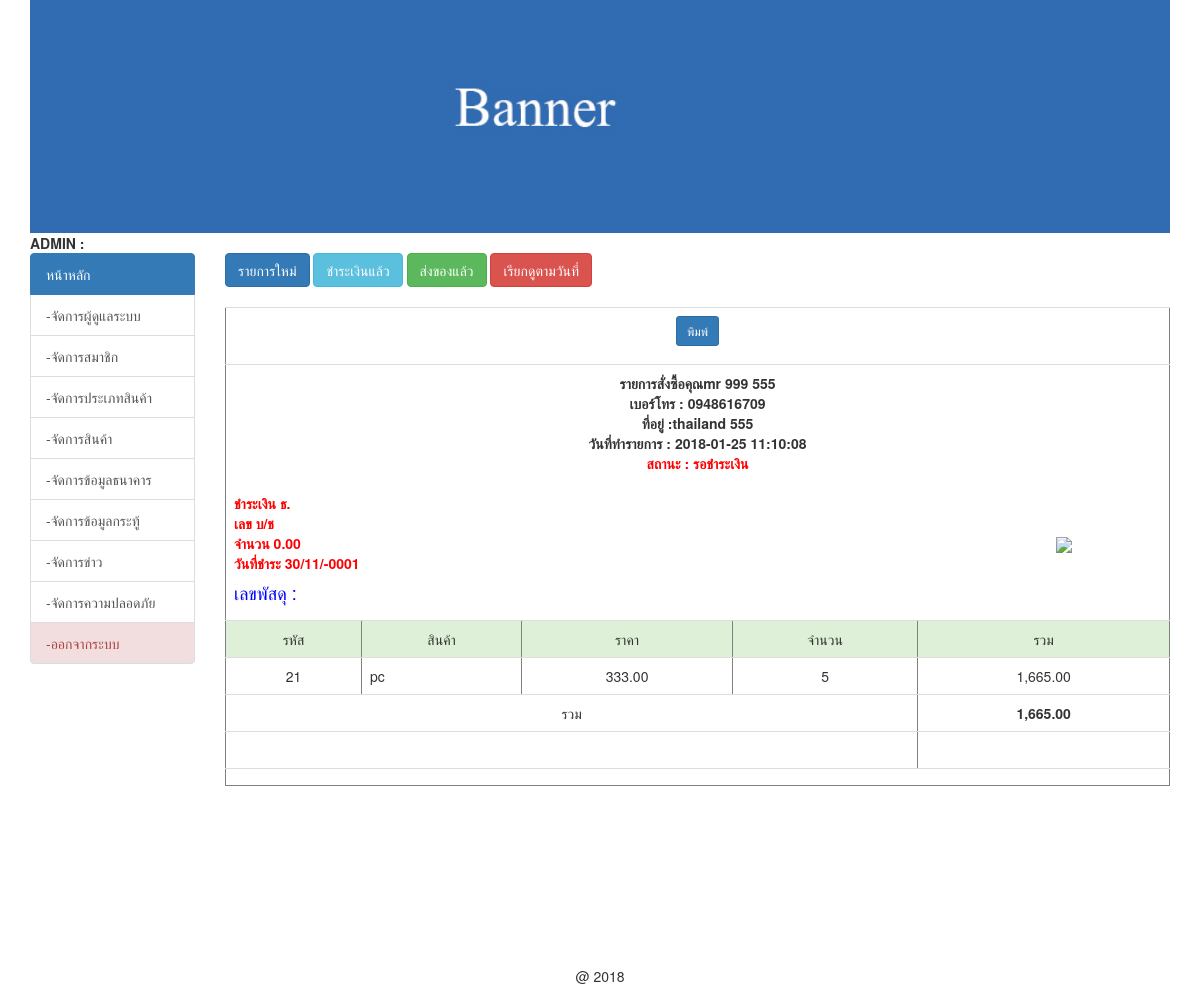
The app's page /backend/index.php?order_id=0000000011&act=show-order (signed in) with its own data.
### tables this page shows
CREATE TABLE `tbl_order` (
  `order_id` int(10) unsigned zerofill NOT NULL auto_increment,
  `mem_id` int(11) NOT NULL,
  `name` varchar(100) NOT NULL,
  `address` varchar(500) NOT NULL,
  `email` varchar(100) NOT NULL,
  `phone` varchar(20) NOT NULL,
  `order_status` int(1) NOT NULL,
  `pay_slip` varchar(200) default NULL,
  `b_name` varchar(100) default NULL COMMENT 'ชื่อธนาคาร',
  `b_number` varchar(20) default NULL COMMENT 'เลข บช',
  `pay_date` date default NULL,
  `pay_amount` float(10,2) default NULL,
  `postcode` varchar(30) default NULL,
  `order_date` datetime NOT NULL,
  PRIMARY KEY  (`order_id`)
);

CREATE TABLE `tbl_member` (
  `mem_id` int(8) NOT NULL auto_increment,
  `mem_name` varchar(50) NOT NULL,
  `mem_address` varchar(255) NOT NULL,
  `mem_tel` varchar(10) NOT NULL,
  `mem_username` varchar(20) NOT NULL,
  `mem_password` varchar(20) NOT NULL,
  `mem_email` varchar(20) NOT NULL,
  `dateinsert` timestamp NOT NULL default CURRENT_TIMESTAMP,
  PRIMARY KEY  (`mem_id`)
);

CREATE TABLE `tbl_order_detail` (
  `d_id` int(10) NOT NULL auto_increment,
  `order_id` int(11) NOT NULL,
  `p_id` int(11) NOT NULL,
  `p_name` varchar(200) default NULL,
  `p_c_qty` int(11) NOT NULL,
  `total` float NOT NULL,
  PRIMARY KEY  (`d_id`)
);

CREATE TABLE `tbl_product` (
  `p_id` int(11) NOT NULL auto_increment,
  `t_id` int(11) NOT NULL,
  `p_name` varchar(200) NOT NULL,
  `p_detial` text NOT NULL,
  `p_price` float(10,2) NOT NULL,
  `p_unit` varchar(20) NOT NULL,
  `p_img1` varchar(200) NOT NULL,
  `p_img2` varchar(100) default NULL,
  `p_view` int(11) NOT NULL,
  `p_qty` int(11) default NULL,
  `date_save` timestamp NOT NULL default CURRENT_TIMESTAMP,
  PRIMARY KEY  (`p_id`)
);

### backend/mm.php (called while the page is built, shortened)
<?php
if (!function_exists("GetSQLValueString")) {
function GetSQLValueString($theValue, $theType, $theDefinedValue = "", $theNotDefinedValue = "")
{
  $theValue = function_exists("mysql_real_escape_string") ? mysql_real_escape_string($theValue) : mysql_escape_string($theValue);
  switch ($theType) {
    case "text":
      $theValue = ($theValue != "") ? "'" . $theValue . "'" : "NULL";
      break;
    case "long":
    case "int":
      $theValue = ($theValue != "") ? intval($theValue) : "NULL";
      break;
  }
  return $theValue;
}
}
?>

### backend/detail_order_afer_cartdone.php (the view, shortened to what this page needs)
<?php
$colname_cartdone = "-1";
if (isset($_GET['order_id'])) {
  $colname_cartdone = $_GET['order_id'];
}
$query_cartdone = sprintf("
SELECT * FROM
tbl_order as o,
tbl_order_detail as d,
tbl_product as p,
tbl_member  as m
WHERE o.order_id = %s
AND o.order_id=d.order_id
AND d.p_id=p.p_id
AND o.mem_id = m.mem_id
ORDER BY o.order_date ASC", GetSQLValueString($colname_cartdone, "int"));
$cartdone = mysql_query($query_cartdone, $condb) or die(mysql_error());
$row_cartdone = mysql_fetch_assoc($cartdone);
?>
<table width="700" border="1" align="center" class="table">
  <tr>
    <td colspan="5" align="center"> <p align="center"> <button class="btn btn-primary btn-sm" onclick="window.print()"> พิมพ์ </button>  </p></td>
  </tr>
  <tr>
      <td width="1558" colspan="5" align="center">
      <strong>รายการสั่งซื้อคุณ<?php echo $row_cartdone['mem_name'];?>    <br />
      เบอร์โทร :  <?php echo $row_cartdone['phone'];?> <br />
      ที่อยู่ :<?php echo $row_cartdone['address'];?>  <br />
      วันที่ทำรายการ :   <?php echo $row_cartdone['order_date'];?> <br />
      <font color="red">  สถานะ :
	  <?php
	  include('status.php');
	  ?>
	  <br />
      </font></strong>
      <table width="100%" border="0" cellspacing="0" cellpadding="0">
        <tr>
          <td align="left" valign="top">
          <strong><font color="red"><br />
ชำระเงิน ธ.<?php echo $row_cartdone['b_name'];?> <br />
เลข บ/ช <?php echo $row_cartdone['b_number'];?> <br />
จำนวน <?php echo $row_cartdone['pay_amount'];?><br />
วันที่ชำระ <?php echo date('d/m/Y',strtotime($row_cartdone['pay_date']));?></font><br />
<h4 style="color:blue">
เลขพัสดุ :  <?php echo $row_cartdone['postcode'];?>
</h4>
          </td>
          <td><strong><font color="red">
          <img src="../pimg/<?php echo $row_cartdone['pay_slip'];?>"  width="200px"/></font></strong></td>
        </tr>
      </table>
      </td>
  </tr>
    <tr class="success">
    <td align="center">รหัส</td>
      <td align="center">สินค้า</td>
      <td align="center">ราคา</td>
      <td align="center">จำนวน</td>
      <td align="center">รวม</td>
    </tr>
    <?php do { ?>
    <tr>
      <td align="center"><?php echo $row_cartdone['d_id'];?></td>
      <td><?php echo $row_cartdone['p_name'];?></td>
      <td align="center"><?php echo $row_cartdone['p_price'];?></td>
      <td align="center"><?php echo $row_cartdone['p_c_qty'];?></td>
      <td align="center"><?php echo number_format($row_cartdone['total'],2);?></td>
    </tr>
		<?php
        $sum	= $row_cartdone['p_price']*$row_cartdone['p_c_qty'];
        $total	+= $sum;
        ?>
	<?php } while ($row_cartdone = mysql_fetch_assoc($cartdone)); ?>
    <tr>
      <td colspan="4" align="center">รวม</td>
      <td align="center"><b> <?php echo number_format($total,2);?></b></td>
    </tr>
    <tr>
      <td colspan="4" align="center">&nbsp;</td>
      <td align="center">&nbsp;</td>
    </tr>
    <tr>
      <td colspan="5">
      </td>
    </tr>
</table>
<p>&nbsp;</p>
<p>&nbsp;</p>
		</div>
	</div>
</div>

### records on screen
tbl_order: mem.mem_name "mr 999 555", phone "0948616709", address "thailand 555", order_date "2018-01-25 11:10:08", pay_amount "0.00", pay_date "30/11/-0001", tbl_order_detail.d_id "21", tbl_product.p_name "pc", tbl_product.p_price "333.00", tbl_order_detail.p_c_qty "5", tbl_order_detail.total "1,665.00"

### other values on screen
$total "1,665.00"
